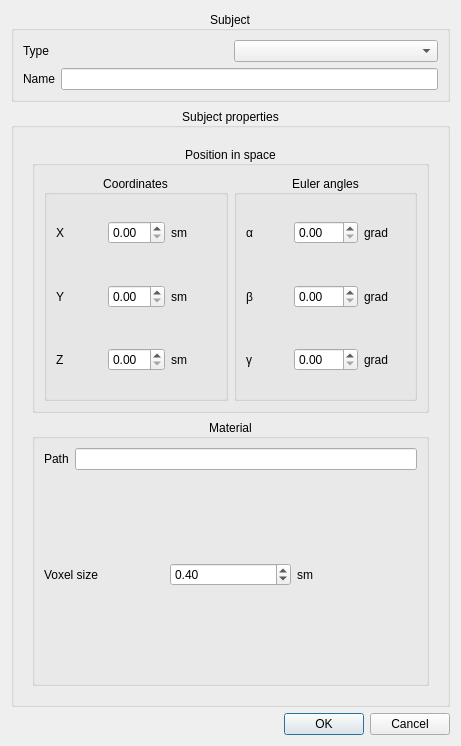
<?xml version="1.0" encoding="UTF-8"?>
<ui version="4.0">
 <class>addingSubject</class>
 <widget class="QDialog" name="addingSubject">
  <property name="geometry">
   <rect>
    <x>0</x>
    <y>0</y>
    <width>461</width>
    <height>746</height>
   </rect>
  </property>
  <property name="windowTitle">
   <string>Adding Subject</string>
  </property>
  <layout class="QVBoxLayout" name="verticalLayout_2">
   <item>
    <widget class="QGroupBox" name="groupBox">
     <property name="title">
      <string>Subject</string>
     </property>
     <property name="alignment">
      <set>Qt::AlignCenter</set>
     </property>
     <layout class="QVBoxLayout" name="verticalLayout">
      <item>
       <layout class="QHBoxLayout" name="horizontalLayout">
        <item>
         <widget class="QLabel" name="label">
          <property name="text">
           <string>Type</string>
          </property>
          <property name="buddy">
           <cstring>comboBox_subjects</cstring>
          </property>
         </widget>
        </item>
        <item>
         <widget class="QComboBox" name="comboBox_subjects"/>
        </item>
       </layout>
      </item>
      <item>
       <layout class="QHBoxLayout" name="horizontalLayout_2">
        <item>
         <widget class="QLabel" name="label_2">
          <property name="text">
           <string>Name</string>
          </property>
          <property name="buddy">
           <cstring>lineEdit_name</cstring>
          </property>
         </widget>
        </item>
        <item>
         <widget class="QLineEdit" name="lineEdit_name"/>
        </item>
       </layout>
      </item>
     </layout>
    </widget>
   </item>
   <item>
    <widget class="QGroupBox" name="groupBox_subjectProperties">
     <property name="title">
      <string>Subject properties</string>
     </property>
     <property name="alignment">
      <set>Qt::AlignCenter</set>
     </property>
     <layout class="QVBoxLayout" name="verticalLayout_3">
      <item>
       <widget class="QStackedWidget" name="stackedWidget_subjectProperties">
        <property name="currentIndex">
         <number>1</number>
        </property>
        <widget class="QWidget" name="Subject">
         <layout class="QVBoxLayout" name="verticalLayout_4">
          <item>
           <widget class="QGroupBox" name="groupBox_5">
            <property name="title">
             <string>Position in space</string>
            </property>
            <property name="alignment">
             <set>Qt::AlignCenter</set>
            </property>
            <layout class="QHBoxLayout" name="horizontalLayout_3">
             <item>
              <widget class="QGroupBox" name="groupBox_19">
               <property name="title">
                <string>Coordinates</string>
               </property>
               <property name="alignment">
                <set>Qt::AlignCenter</set>
               </property>
               <layout class="QVBoxLayout" name="verticalLayout_31">
                <item>
                 <layout class="QHBoxLayout" name="horizontalLayout_61">
                  <item>
                   <widget class="QLabel" name="label_17">
                    <property name="text">
                     <string>X</string>
                    </property>
                   </widget>
                  </item>
                  <item>
                   <widget class="QDoubleSpinBox" name="doubleSpinBox_XCoordinate_9"/>
                  </item>
                  <item>
                   <widget class="QLabel" name="label_18">
                    <property name="text">
                     <string>sm</string>
                    </property>
                   </widget>
                  </item>
                 </layout>
                </item>
                <item>
                 <layout class="QHBoxLayout" name="horizontalLayout_62">
                  <item>
                   <widget class="QLabel" name="label_105">
                    <property name="text">
                     <string>Y</string>
                    </property>
                   </widget>
                  </item>
                  <item>
                   <widget class="QDoubleSpinBox" name="doubleSpinBox_YCoordinate_9"/>
                  </item>
                  <item>
                   <widget class="QLabel" name="label_106">
                    <property name="text">
                     <string>sm</string>
                    </property>
                   </widget>
                  </item>
                 </layout>
                </item>
                <item>
                 <layout class="QHBoxLayout" name="horizontalLayout_63">
                  <item>
                   <widget class="QLabel" name="label_107">
                    <property name="text">
                     <string>Z</string>
                    </property>
                   </widget>
                  </item>
                  <item>
                   <widget class="QDoubleSpinBox" name="doubleSpinBox_ZCoordinate_8"/>
                  </item>
                  <item>
                   <widget class="QLabel" name="label_108">
                    <property name="text">
                     <string>sm</string>
                    </property>
                   </widget>
                  </item>
                 </layout>
                </item>
               </layout>
              </widget>
             </item>
             <item>
              <widget class="QGroupBox" name="groupBox_20">
               <property name="title">
                <string>Euler angles</string>
               </property>
               <property name="alignment">
                <set>Qt::AlignCenter</set>
               </property>
               <layout class="QVBoxLayout" name="verticalLayout_32">
                <item>
                 <layout class="QHBoxLayout" name="horizontalLayout_64">
                  <item>
                   <widget class="QLabel" name="label_109">
                    <property name="text">
                     <string>α</string>
                    </property>
                   </widget>
                  </item>
                  <item>
                   <widget class="QDoubleSpinBox" name="doubleSpinBox_alphaAngle_7">
                    <property name="maximum">
                     <double>360.000000000000000</double>
                    </property>
                   </widget>
                  </item>
                  <item>
                   <widget class="QLabel" name="label_110">
                    <property name="text">
                     <string>grad</string>
                    </property>
                   </widget>
                  </item>
                 </layout>
                </item>
                <item>
                 <layout class="QHBoxLayout" name="horizontalLayout_65">
                  <item>
                   <widget class="QLabel" name="label_111">
                    <property name="text">
                     <string>β</string>
                    </property>
                   </widget>
                  </item>
                  <item>
                   <widget class="QDoubleSpinBox" name="doubleSpinBox_betaAngle_7">
                    <property name="maximum">
                     <double>360.000000000000000</double>
                    </property>
                   </widget>
                  </item>
                  <item>
                   <widget class="QLabel" name="label_112">
                    <property name="text">
                     <string>grad</string>
                    </property>
                   </widget>
                  </item>
                 </layout>
                </item>
                <item>
                 <layout class="QHBoxLayout" name="horizontalLayout_66">
                  <item>
                   <widget class="QLabel" name="label_113">
                    <property name="text">
                     <string>γ</string>
                    </property>
                   </widget>
                  </item>
                  <item>
                   <widget class="QDoubleSpinBox" name="doubleSpinBox_gammaAngle_7">
                    <property name="maximum">
                     <double>360.000000000000000</double>
                    </property>
                   </widget>
                  </item>
                  <item>
                   <widget class="QLabel" name="label_114">
                    <property name="text">
                     <string>grad</string>
                    </property>
                   </widget>
                  </item>
                 </layout>
                </item>
               </layout>
              </widget>
             </item>
            </layout>
           </widget>
          </item>
          <item>
           <widget class="QGroupBox" name="groupBox_material_6">
            <property name="title">
             <string>Material</string>
            </property>
            <property name="alignment">
             <set>Qt::AlignCenter</set>
            </property>
            <layout class="QVBoxLayout" name="verticalLayout_18">
             <item>
              <layout class="QHBoxLayout" name="horizontalLayout_8">
               <item>
                <widget class="QLabel" name="label_51">
                 <property name="text">
                  <string>Material</string>
                 </property>
                </widget>
               </item>
               <item>
                <widget class="QComboBox" name="comboBox_4"/>
               </item>
              </layout>
             </item>
            </layout>
           </widget>
          </item>
          <item>
           <widget class="QGroupBox" name="groupBox_material_7">
            <property name="title">
             <string>Parameters</string>
            </property>
            <property name="alignment">
             <set>Qt::AlignCenter</set>
            </property>
            <layout class="QHBoxLayout" name="horizontalLayout_40">
             <item>
              <widget class="QGroupBox" name="groupBox_11">
               <property name="title">
                <string>Size</string>
               </property>
               <property name="alignment">
                <set>Qt::AlignCenter</set>
               </property>
               <layout class="QVBoxLayout" name="verticalLayout_23">
                <item>
                 <layout class="QHBoxLayout" name="horizontalLayout_38">
                  <item>
                   <widget class="QLabel" name="label_68">
                    <property name="text">
                     <string>X</string>
                    </property>
                   </widget>
                  </item>
                  <item>
                   <widget class="QDoubleSpinBox" name="doubleSpinBox_XSizeCollimator_2"/>
                  </item>
                  <item>
                   <widget class="QLabel" name="label_69">
                    <property name="text">
                     <string>sm</string>
                    </property>
                   </widget>
                  </item>
                 </layout>
                </item>
                <item>
                 <layout class="QHBoxLayout" name="horizontalLayout_41">
                  <item>
                   <widget class="QLabel" name="label_70">
                    <property name="text">
                     <string>Y</string>
                    </property>
                   </widget>
                  </item>
                  <item>
                   <widget class="QDoubleSpinBox" name="doubleSpinBox_YSizeCollimator_2"/>
                  </item>
                  <item>
                   <widget class="QLabel" name="label_71">
                    <property name="text">
                     <string>sm</string>
                    </property>
                   </widget>
                  </item>
                 </layout>
                </item>
                <item>
                 <layout class="QHBoxLayout" name="horizontalLayout_42">
                  <item>
                   <widget class="QLabel" name="label_72">
                    <property name="text">
                     <string>Z</string>
                    </property>
                   </widget>
                  </item>
                  <item>
                   <widget class="QDoubleSpinBox" name="doubleSpinBox_ZSizeCollimator_2"/>
                  </item>
                  <item>
                   <widget class="QLabel" name="label_73">
                    <property name="text">
                     <string>sm</string>
                    </property>
                   </widget>
                  </item>
                 </layout>
                </item>
               </layout>
              </widget>
             </item>
            </layout>
           </widget>
          </item>
         </layout>
        </widget>
        <widget class="QWidget" name="Phantom">
         <layout class="QVBoxLayout" name="verticalLayout_12">
          <item>
           <widget class="QGroupBox" name="groupBox_6">
            <property name="title">
             <string>Position in space</string>
            </property>
            <property name="alignment">
             <set>Qt::AlignCenter</set>
            </property>
            <layout class="QHBoxLayout" name="horizontalLayout_4">
             <item>
              <widget class="QGroupBox" name="groupBox_21">
               <property name="title">
                <string>Coordinates</string>
               </property>
               <property name="alignment">
                <set>Qt::AlignCenter</set>
               </property>
               <layout class="QVBoxLayout" name="verticalLayout_33">
                <item>
                 <layout class="QHBoxLayout" name="horizontalLayout_67">
                  <item>
                   <widget class="QLabel" name="label_20">
                    <property name="text">
                     <string>X</string>
                    </property>
                   </widget>
                  </item>
                  <item>
                   <widget class="QDoubleSpinBox" name="doubleSpinBox_XCoordinate_10"/>
                  </item>
                  <item>
                   <widget class="QLabel" name="label_21">
                    <property name="text">
                     <string>sm</string>
                    </property>
                   </widget>
                  </item>
                 </layout>
                </item>
                <item>
                 <layout class="QHBoxLayout" name="horizontalLayout_68">
                  <item>
                   <widget class="QLabel" name="label_115">
                    <property name="text">
                     <string>Y</string>
                    </property>
                   </widget>
                  </item>
                  <item>
                   <widget class="QDoubleSpinBox" name="doubleSpinBox_YCoordinate_10"/>
                  </item>
                  <item>
                   <widget class="QLabel" name="label_116">
                    <property name="text">
                     <string>sm</string>
                    </property>
                   </widget>
                  </item>
                 </layout>
                </item>
                <item>
                 <layout class="QHBoxLayout" name="horizontalLayout_69">
                  <item>
                   <widget class="QLabel" name="label_117">
                    <property name="text">
                     <string>Z</string>
                    </property>
                   </widget>
                  </item>
                  <item>
                   <widget class="QDoubleSpinBox" name="doubleSpinBox_ZCoordinate_9"/>
                  </item>
                  <item>
                   <widget class="QLabel" name="label_118">
                    <property name="text">
                     <string>sm</string>
                    </property>
                   </widget>
                  </item>
                 </layout>
                </item>
               </layout>
              </widget>
             </item>
             <item>
              <widget class="QGroupBox" name="groupBox_22">
               <property name="title">
                <string>Euler angles</string>
               </property>
               <property name="alignment">
                <set>Qt::AlignCenter</set>
               </property>
               <layout class="QVBoxLayout" name="verticalLayout_34">
                <item>
                 <layout class="QHBoxLayout" name="horizontalLayout_70">
                  <item>
                   <widget class="QLabel" name="label_119">
                    <property name="text">
                     <string>α</string>
                    </property>
                   </widget>
                  </item>
                  <item>
                   <widget class="QDoubleSpinBox" name="doubleSpinBox_alphaAngle_8">
                    <property name="maximum">
                     <double>360.000000000000000</double>
                    </property>
                   </widget>
                  </item>
                  <item>
                   <widget class="QLabel" name="label_120">
                    <property name="text">
                     <string>grad</string>
                    </property>
                   </widget>
                  </item>
                 </layout>
                </item>
                <item>
                 <layout class="QHBoxLayout" name="horizontalLayout_71">
                  <item>
                   <widget class="QLabel" name="label_121">
                    <property name="text">
                     <string>β</string>
                    </property>
                   </widget>
                  </item>
                  <item>
                   <widget class="QDoubleSpinBox" name="doubleSpinBox_betaAngle_8">
                    <property name="maximum">
                     <double>360.000000000000000</double>
                    </property>
                   </widget>
                  </item>
                  <item>
                   <widget class="QLabel" name="label_122">
                    <property name="text">
                     <string>grad</string>
                    </property>
                   </widget>
                  </item>
                 </layout>
                </item>
                <item>
                 <layout class="QHBoxLayout" name="horizontalLayout_72">
                  <item>
                   <widget class="QLabel" name="label_123">
                    <property name="text">
                     <string>γ</string>
                    </property>
                   </widget>
                  </item>
                  <item>
                   <widget class="QDoubleSpinBox" name="doubleSpinBox_gammaAngle_8">
                    <property name="maximum">
                     <double>360.000000000000000</double>
                    </property>
                   </widget>
                  </item>
                  <item>
                   <widget class="QLabel" name="label_124">
                    <property name="text">
                     <string>grad</string>
                    </property>
                   </widget>
                  </item>
                 </layout>
                </item>
               </layout>
              </widget>
             </item>
            </layout>
           </widget>
          </item>
          <item>
           <widget class="QGroupBox" name="groupBox_material_2">
            <property name="title">
             <string>Material</string>
            </property>
            <property name="alignment">
             <set>Qt::AlignCenter</set>
            </property>
            <layout class="QVBoxLayout" name="verticalLayout_11">
             <item>
              <layout class="QHBoxLayout" name="horizontalLayout_18">
               <item>
                <widget class="QLabel" name="label_30">
                 <property name="text">
                  <string>Path</string>
                 </property>
                </widget>
               </item>
               <item>
                <widget class="QLineEdit" name="lineEdit_4"/>
               </item>
              </layout>
             </item>
             <item>
              <layout class="QHBoxLayout" name="horizontalLayout_19">
               <item>
                <widget class="QLabel" name="label_31">
                 <property name="text">
                  <string>Voxel size</string>
                 </property>
                </widget>
               </item>
               <item>
                <widget class="QDoubleSpinBox" name="doubleSpinBox_voxelSize_4">
                 <property name="singleStep">
                  <double>0.100000000000000</double>
                 </property>
                 <property name="value">
                  <double>0.400000000000000</double>
                 </property>
                </widget>
               </item>
               <item>
                <widget class="QLabel" name="label_32">
                 <property name="text">
                  <string>sm</string>
                 </property>
                </widget>
               </item>
              </layout>
             </item>
            </layout>
           </widget>
          </item>
         </layout>
        </widget>
        <widget class="QWidget" name="Collimator">
         <layout class="QVBoxLayout" name="verticalLayout_8">
          <item>
           <widget class="QGroupBox" name="groupBox_4">
            <property name="title">
             <string>Position in space</string>
            </property>
            <property name="alignment">
             <set>Qt::AlignCenter</set>
            </property>
            <layout class="QHBoxLayout" name="horizontalLayout_5">
             <item>
              <widget class="QGroupBox" name="groupBox_17">
               <property name="title">
                <string>Coordinates</string>
               </property>
               <property name="alignment">
                <set>Qt::AlignCenter</set>
               </property>
               <layout class="QVBoxLayout" name="verticalLayout_29">
                <item>
                 <layout class="QHBoxLayout" name="horizontalLayout_55">
                  <item>
                   <widget class="QLabel" name="label_15">
                    <property name="text">
                     <string>X</string>
                    </property>
                   </widget>
                  </item>
                  <item>
                   <widget class="QDoubleSpinBox" name="doubleSpinBox_XCoordinate_8"/>
                  </item>
                  <item>
                   <widget class="QLabel" name="label_16">
                    <property name="text">
                     <string>sm</string>
                    </property>
                   </widget>
                  </item>
                 </layout>
                </item>
                <item>
                 <layout class="QHBoxLayout" name="horizontalLayout_56">
                  <item>
                   <widget class="QLabel" name="label_95">
                    <property name="text">
                     <string>Y</string>
                    </property>
                   </widget>
                  </item>
                  <item>
                   <widget class="QDoubleSpinBox" name="doubleSpinBox_YCoordinate_8"/>
                  </item>
                  <item>
                   <widget class="QLabel" name="label_96">
                    <property name="text">
                     <string>sm</string>
                    </property>
                   </widget>
                  </item>
                 </layout>
                </item>
                <item>
                 <layout class="QHBoxLayout" name="horizontalLayout_57">
                  <item>
                   <widget class="QLabel" name="label_97">
                    <property name="text">
                     <string>Z</string>
                    </property>
                   </widget>
                  </item>
                  <item>
                   <widget class="QDoubleSpinBox" name="doubleSpinBox_ZCoordinate_7"/>
                  </item>
                  <item>
                   <widget class="QLabel" name="label_98">
                    <property name="text">
                     <string>sm</string>
                    </property>
                   </widget>
                  </item>
                 </layout>
                </item>
               </layout>
              </widget>
             </item>
             <item>
              <widget class="QGroupBox" name="groupBox_18">
               <property name="title">
                <string>Euler angles</string>
               </property>
               <property name="alignment">
                <set>Qt::AlignCenter</set>
               </property>
               <layout class="QVBoxLayout" name="verticalLayout_30">
                <item>
                 <layout class="QHBoxLayout" name="horizontalLayout_58">
                  <item>
                   <widget class="QLabel" name="label_99">
                    <property name="text">
                     <string>α</string>
                    </property>
                   </widget>
                  </item>
                  <item>
                   <widget class="QDoubleSpinBox" name="doubleSpinBox_alphaAngle_6">
                    <property name="maximum">
                     <double>360.000000000000000</double>
                    </property>
                   </widget>
                  </item>
                  <item>
                   <widget class="QLabel" name="label_100">
                    <property name="text">
                     <string>grad</string>
                    </property>
                   </widget>
                  </item>
                 </layout>
                </item>
                <item>
                 <layout class="QHBoxLayout" name="horizontalLayout_59">
                  <item>
                   <widget class="QLabel" name="label_101">
                    <property name="text">
                     <string>β</string>
                    </property>
                   </widget>
                  </item>
                  <item>
                   <widget class="QDoubleSpinBox" name="doubleSpinBox_betaAngle_6">
                    <property name="maximum">
                     <double>360.000000000000000</double>
                    </property>
                   </widget>
                  </item>
                  <item>
                   <widget class="QLabel" name="label_102">
                    <property name="text">
                     <string>grad</string>
                    </property>
                   </widget>
                  </item>
                 </layout>
                </item>
                <item>
                 <layout class="QHBoxLayout" name="horizontalLayout_60">
                  <item>
                   <widget class="QLabel" name="label_103">
                    <property name="text">
                     <string>γ</string>
                    </property>
                   </widget>
                  </item>
                  <item>
                   <widget class="QDoubleSpinBox" name="doubleSpinBox_gammaAngle_6">
                    <property name="maximum">
                     <double>360.000000000000000</double>
                    </property>
                   </widget>
                  </item>
                  <item>
                   <widget class="QLabel" name="label_104">
                    <property name="text">
                     <string>grad</string>
                    </property>
                   </widget>
                  </item>
                 </layout>
                </item>
               </layout>
              </widget>
             </item>
            </layout>
           </widget>
          </item>
          <item>
           <widget class="QGroupBox" name="groupBox_material_4">
            <property name="title">
             <string>Material</string>
            </property>
            <property name="alignment">
             <set>Qt::AlignCenter</set>
            </property>
            <layout class="QVBoxLayout" name="verticalLayout_15">
             <item>
              <layout class="QHBoxLayout" name="horizontalLayout_7">
               <item>
                <widget class="QLabel" name="label_19">
                 <property name="text">
                  <string>Material</string>
                 </property>
                </widget>
               </item>
               <item>
                <widget class="QComboBox" name="comboBox_3"/>
               </item>
              </layout>
             </item>
            </layout>
           </widget>
          </item>
          <item>
           <widget class="QGroupBox" name="groupBox_material_5">
            <property name="title">
             <string>Parameters</string>
            </property>
            <property name="alignment">
             <set>Qt::AlignCenter</set>
            </property>
            <layout class="QHBoxLayout" name="horizontalLayout_39">
             <item>
              <widget class="QGroupBox" name="groupBox_9">
               <property name="title">
                <string>Size</string>
               </property>
               <property name="alignment">
                <set>Qt::AlignCenter</set>
               </property>
               <layout class="QVBoxLayout" name="verticalLayout_21">
                <item>
                 <layout class="QHBoxLayout" name="horizontalLayout_33">
                  <item>
                   <widget class="QLabel" name="label_58">
                    <property name="text">
                     <string>X</string>
                    </property>
                   </widget>
                  </item>
                  <item>
                   <widget class="QDoubleSpinBox" name="doubleSpinBox_XSizeCollimator"/>
                  </item>
                  <item>
                   <widget class="QLabel" name="label_59">
                    <property name="text">
                     <string>sm</string>
                    </property>
                   </widget>
                  </item>
                 </layout>
                </item>
                <item>
                 <layout class="QHBoxLayout" name="horizontalLayout_34">
                  <item>
                   <widget class="QLabel" name="label_60">
                    <property name="text">
                     <string>Y</string>
                    </property>
                   </widget>
                  </item>
                  <item>
                   <widget class="QDoubleSpinBox" name="doubleSpinBox_YSizeCollimator"/>
                  </item>
                  <item>
                   <widget class="QLabel" name="label_61">
                    <property name="text">
                     <string>sm</string>
                    </property>
                   </widget>
                  </item>
                 </layout>
                </item>
                <item>
                 <layout class="QHBoxLayout" name="horizontalLayout_35">
                  <item>
                   <widget class="QLabel" name="label_62">
                    <property name="text">
                     <string>Z</string>
                    </property>
                   </widget>
                  </item>
                  <item>
                   <widget class="QDoubleSpinBox" name="doubleSpinBox_ZSizeCollimator"/>
                  </item>
                  <item>
                   <widget class="QLabel" name="label_63">
                    <property name="text">
                     <string>sm</string>
                    </property>
                   </widget>
                  </item>
                 </layout>
                </item>
               </layout>
              </widget>
             </item>
             <item>
              <widget class="QGroupBox" name="groupBox_10">
               <property name="title">
                <string>Hole parameters</string>
               </property>
               <property name="alignment">
                <set>Qt::AlignCenter</set>
               </property>
               <layout class="QVBoxLayout" name="verticalLayout_22">
                <item>
                 <layout class="QHBoxLayout" name="horizontalLayout_36">
                  <item>
                   <widget class="QLabel" name="label_64">
                    <property name="text">
                     <string>Hole diameter</string>
                    </property>
                   </widget>
                  </item>
                  <item>
                   <widget class="QDoubleSpinBox" name="doubleSpinBox_XCoordinate_7"/>
                  </item>
                  <item>
                   <widget class="QLabel" name="label_65">
                    <property name="text">
                     <string>sm</string>
                    </property>
                   </widget>
                  </item>
                 </layout>
                </item>
                <item>
                 <layout class="QHBoxLayout" name="horizontalLayout_37">
                  <item>
                   <widget class="QLabel" name="label_66">
                    <property name="text">
                     <string>Septa</string>
                    </property>
                   </widget>
                  </item>
                  <item>
                   <widget class="QDoubleSpinBox" name="doubleSpinBox_YCoordinate_7"/>
                  </item>
                  <item>
                   <widget class="QLabel" name="label_67">
                    <property name="text">
                     <string>sm</string>
                    </property>
                   </widget>
                  </item>
                 </layout>
                </item>
               </layout>
              </widget>
             </item>
            </layout>
           </widget>
          </item>
         </layout>
        </widget>
        <widget class="QWidget" name="Detector">
         <layout class="QVBoxLayout" name="verticalLayout_5">
          <item>
           <widget class="QGroupBox" name="groupBox_2">
            <property name="title">
             <string>Position in space</string>
            </property>
            <property name="alignment">
             <set>Qt::AlignCenter</set>
            </property>
            <layout class="QHBoxLayout" name="horizontalLayout_6">
             <item>
              <widget class="QGroupBox" name="groupBox_16">
               <property name="title">
                <string>Coordinates</string>
               </property>
               <property name="alignment">
                <set>Qt::AlignCenter</set>
               </property>
               <layout class="QVBoxLayout" name="verticalLayout_28">
                <item>
                 <layout class="QHBoxLayout" name="horizontalLayout_52">
                  <item>
                   <widget class="QLabel" name="label_13">
                    <property name="text">
                     <string>X</string>
                    </property>
                   </widget>
                  </item>
                  <item>
                   <widget class="QDoubleSpinBox" name="doubleSpinBox_XCoordinate_6"/>
                  </item>
                  <item>
                   <widget class="QLabel" name="label_14">
                    <property name="text">
                     <string>sm</string>
                    </property>
                   </widget>
                  </item>
                 </layout>
                </item>
                <item>
                 <layout class="QHBoxLayout" name="horizontalLayout_53">
                  <item>
                   <widget class="QLabel" name="label_91">
                    <property name="text">
                     <string>Y</string>
                    </property>
                   </widget>
                  </item>
                  <item>
                   <widget class="QDoubleSpinBox" name="doubleSpinBox_YCoordinate_6"/>
                  </item>
                  <item>
                   <widget class="QLabel" name="label_92">
                    <property name="text">
                     <string>sm</string>
                    </property>
                   </widget>
                  </item>
                 </layout>
                </item>
                <item>
                 <layout class="QHBoxLayout" name="horizontalLayout_54">
                  <item>
                   <widget class="QLabel" name="label_93">
                    <property name="text">
                     <string>Z</string>
                    </property>
                   </widget>
                  </item>
                  <item>
                   <widget class="QDoubleSpinBox" name="doubleSpinBox_ZCoordinate_6"/>
                  </item>
                  <item>
                   <widget class="QLabel" name="label_94">
                    <property name="text">
                     <string>sm</string>
                    </property>
                   </widget>
                  </item>
                 </layout>
                </item>
               </layout>
              </widget>
             </item>
             <item>
              <widget class="QGroupBox" name="groupBox_15">
               <property name="title">
                <string>Euler angles</string>
               </property>
               <property name="alignment">
                <set>Qt::AlignCenter</set>
               </property>
               <layout class="QVBoxLayout" name="verticalLayout_26">
                <item>
                 <layout class="QHBoxLayout" name="horizontalLayout_43">
                  <item>
                   <widget class="QLabel" name="label_75">
                    <property name="text">
                     <string>α</string>
                    </property>
                   </widget>
                  </item>
                  <item>
                   <widget class="QDoubleSpinBox" name="doubleSpinBox_alphaAngle_5">
                    <property name="maximum">
                     <double>360.000000000000000</double>
                    </property>
                   </widget>
                  </item>
                  <item>
                   <widget class="QLabel" name="label_76">
                    <property name="text">
                     <string>grad</string>
                    </property>
                   </widget>
                  </item>
                 </layout>
                </item>
                <item>
                 <layout class="QHBoxLayout" name="horizontalLayout_47">
                  <item>
                   <widget class="QLabel" name="label_82">
                    <property name="text">
                     <string>β</string>
                    </property>
                   </widget>
                  </item>
                  <item>
                   <widget class="QDoubleSpinBox" name="doubleSpinBox_betaAngle_5">
                    <property name="maximum">
                     <double>360.000000000000000</double>
                    </property>
                   </widget>
                  </item>
                  <item>
                   <widget class="QLabel" name="label_83">
                    <property name="text">
                     <string>grad</string>
                    </property>
                   </widget>
                  </item>
                 </layout>
                </item>
                <item>
                 <layout class="QHBoxLayout" name="horizontalLayout_48">
                  <item>
                   <widget class="QLabel" name="label_84">
                    <property name="text">
                     <string>γ</string>
                    </property>
                   </widget>
                  </item>
                  <item>
                   <widget class="QDoubleSpinBox" name="doubleSpinBox_gammaAngle_5">
                    <property name="maximum">
                     <double>360.000000000000000</double>
                    </property>
                   </widget>
                  </item>
                  <item>
                   <widget class="QLabel" name="label_85">
                    <property name="text">
                     <string>grad</string>
                    </property>
                   </widget>
                  </item>
                 </layout>
                </item>
               </layout>
              </widget>
             </item>
            </layout>
           </widget>
          </item>
          <item>
           <widget class="QGroupBox" name="groupBox_material_8">
            <property name="title">
             <string>Material</string>
            </property>
            <property name="alignment">
             <set>Qt::AlignCenter</set>
            </property>
            <layout class="QVBoxLayout" name="verticalLayout_24">
             <item>
              <layout class="QHBoxLayout" name="horizontalLayout_9">
               <item>
                <widget class="QLabel" name="label_74">
                 <property name="text">
                  <string>Material</string>
                 </property>
                </widget>
               </item>
               <item>
                <widget class="QComboBox" name="comboBox_5"/>
               </item>
              </layout>
             </item>
            </layout>
           </widget>
          </item>
          <item>
           <widget class="QGroupBox" name="groupBox_material_9">
            <property name="title">
             <string>Parameters</string>
            </property>
            <property name="alignment">
             <set>Qt::AlignCenter</set>
            </property>
            <layout class="QHBoxLayout" name="horizontalLayout_44">
             <item>
              <widget class="QGroupBox" name="groupBox_12">
               <property name="title">
                <string>Size</string>
               </property>
               <property name="alignment">
                <set>Qt::AlignCenter</set>
               </property>
               <layout class="QVBoxLayout" name="verticalLayout_27">
                <item>
                 <layout class="QHBoxLayout" name="horizontalLayout_49">
                  <item>
                   <widget class="QLabel" name="label_77">
                    <property name="text">
                     <string>X</string>
                    </property>
                   </widget>
                  </item>
                  <item>
                   <widget class="QDoubleSpinBox" name="doubleSpinBox_XSizeCollimator_3"/>
                  </item>
                  <item>
                   <widget class="QLabel" name="label_86">
                    <property name="text">
                     <string>sm</string>
                    </property>
                   </widget>
                  </item>
                 </layout>
                </item>
                <item>
                 <layout class="QHBoxLayout" name="horizontalLayout_50">
                  <item>
                   <widget class="QLabel" name="label_87">
                    <property name="text">
                     <string>Y</string>
                    </property>
                   </widget>
                  </item>
                  <item>
                   <widget class="QDoubleSpinBox" name="doubleSpinBox_YSizeCollimator_3"/>
                  </item>
                  <item>
                   <widget class="QLabel" name="label_88">
                    <property name="text">
                     <string>sm</string>
                    </property>
                   </widget>
                  </item>
                 </layout>
                </item>
                <item>
                 <layout class="QHBoxLayout" name="horizontalLayout_51">
                  <item>
                   <widget class="QLabel" name="label_89">
                    <property name="text">
                     <string>Z</string>
                    </property>
                   </widget>
                  </item>
                  <item>
                   <widget class="QDoubleSpinBox" name="doubleSpinBox_ZSizeCollimator_3"/>
                  </item>
                  <item>
                   <widget class="QLabel" name="label_90">
                    <property name="text">
                     <string>sm</string>
                    </property>
                   </widget>
                  </item>
                 </layout>
                </item>
               </layout>
              </widget>
             </item>
            </layout>
           </widget>
          </item>
         </layout>
        </widget>
       </widget>
      </item>
     </layout>
    </widget>
   </item>
   <item>
    <widget class="QDialogButtonBox" name="buttonBox">
     <property name="orientation">
      <enum>Qt::Horizontal</enum>
     </property>
     <property name="standardButtons">
      <set>QDialogButtonBox::Cancel|QDialogButtonBox::Ok</set>
     </property>
    </widget>
   </item>
  </layout>
 </widget>
 <resources/>
 <connections>
  <connection>
   <sender>buttonBox</sender>
   <signal>accepted()</signal>
   <receiver>addingSubject</receiver>
   <slot>accept()</slot>
   <hints>
    <hint type="sourcelabel">
     <x>230</x>
     <y>402</y>
    </hint>
    <hint type="destinationlabel">
     <x>157</x>
     <y>274</y>
    </hint>
   </hints>
  </connection>
  <connection>
   <sender>buttonBox</sender>
   <signal>rejected()</signal>
   <receiver>addingSubject</receiver>
   <slot>reject()</slot>
   <hints>
    <hint type="sourcelabel">
     <x>322</x>
     <y>402</y>
    </hint>
    <hint type="destinationlabel">
     <x>286</x>
     <y>274</y>
    </hint>
   </hints>
  </connection>
  <connection>
   <sender>comboBox_subjects</sender>
   <signal>currentIndexChanged(int)</signal>
   <receiver>stackedWidget_subjectProperties</receiver>
   <slot>setCurrentIndex(int)</slot>
   <hints>
    <hint type="sourcelabel">
     <x>282</x>
     <y>66</y>
    </hint>
    <hint type="destinationlabel">
     <x>329</x>
     <y>211</y>
    </hint>
   </hints>
  </connection>
  <connection>
   <sender>stackedWidget_subjectProperties</sender>
   <signal>currentChanged(int)</signal>
   <receiver>comboBox_subjects</receiver>
   <slot>setCurrentIndex(int)</slot>
   <hints>
    <hint type="sourcelabel">
     <x>438</x>
     <y>175</y>
    </hint>
    <hint type="destinationlabel">
     <x>407</x>
     <y>67</y>
    </hint>
   </hints>
  </connection>
 </connections>
</ui>
